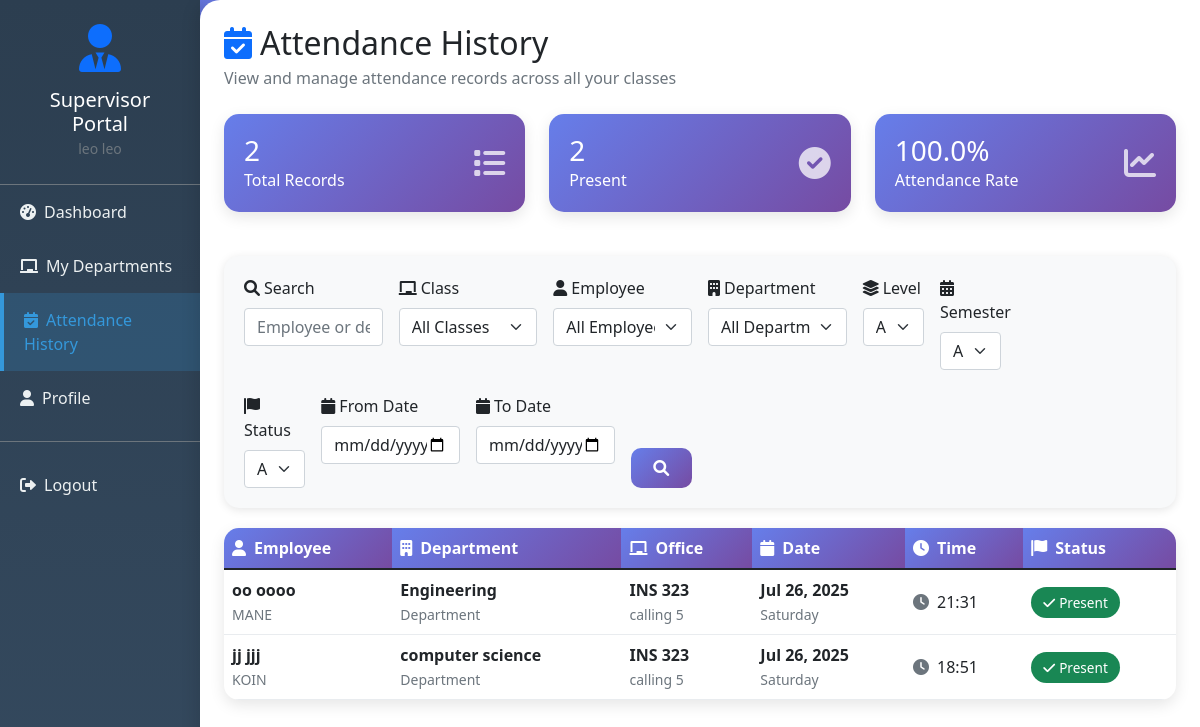
/lecturer/attendance-history/ (signed in), run on an earlier commit of the app's database.
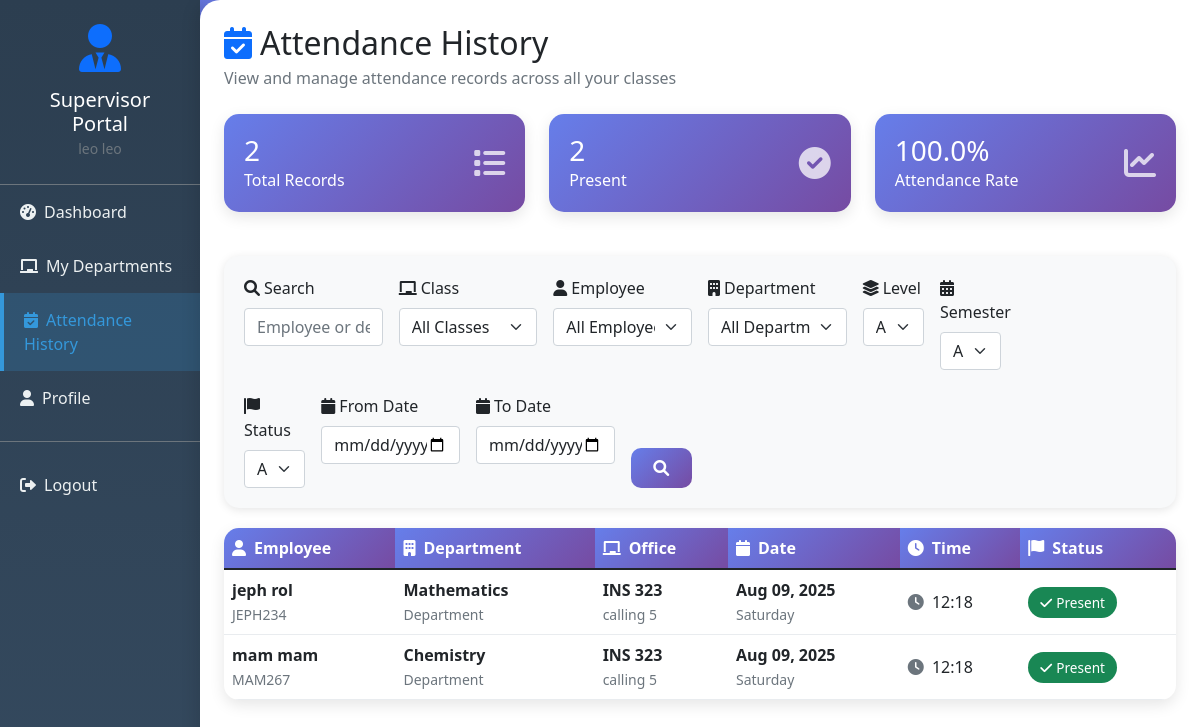
And on a later commit of the database.
### attendance/models.py (models this page shows, shortened)
class Attendance(models.Model):
    ATTENDANCE_STATUS_CHOICES = [
        ('present', 'Present'),
        ('absent', 'Absent'),
        ('late', 'Late'),
    ]
    student = models.ForeignKey(Student, on_delete=models.CASCADE, related_name='attendance_records', null = True)
    class_attended = models.ForeignKey(Class, on_delete=models.CASCADE, related_name='attendance_records')
    date = models.DateField(default=timezone.now)
    timestamp = models.DateTimeField(auto_now_add=True)
    status = models.CharField(max_length=10, choices=ATTENDANCE_STATUS_CHOICES, default='present')
    recognition_confidence = models.FloatField(null=True, blank=True)
    marked_by_recognition = models.BooleanField(default=True)
    attendance_image = models.CharField(max_length=255, blank=True, null=True, help_text="Filename of captured attendance image")
    notes = models.TextField(blank=True)
    class Meta:
        unique_together = ['student', 'class_attended', 'date']
        ordering = ['-timestamp']

class Student(models.Model):
    SEMESTER_CHOICES = [
        ('1', 'First Semester'),
        ('2', 'Second Semester'),
    ]
    user = models.OneToOneField('CustomUser', on_delete=models.CASCADE, related_name='student_profile', null = True)
    student_id = models.CharField(max_length=20, unique=True)
    enrolled_classes = models.ManyToManyField(Class, related_name='students', blank=True)
    year_of_study = models.CharField(max_length=20, blank=True)
    department = models.ForeignKey(Department, on_delete=models.CASCADE, related_name='students', null=True, blank=True)
    level = models.ForeignKey(Level, on_delete=models.CASCADE, related_name='students', null=True, blank=True)
    semester = models.CharField(max_length=1, choices=SEMESTER_CHOICES, blank=True)
    phone = models.CharField(max_length=20, blank=True)
    created_at = models.DateTimeField(auto_now_add=True)
    is_active = models.BooleanField(default=True)
    class Meta:
        ordering = ['student_id']
    @property
    def phone(self):
        return self.user.phone

class CustomUser(AbstractUser):
    POSITION_CHOICES = [
        ('student', 'Student'),
        ('lecturer', 'Lecturer'),
    ]
    position = models.CharField(
        max_length=10,
        choices=POSITION_CHOICES,
        default='student',
        help_text='User position in the system'
    )
    phone = models.CharField(max_length=20, blank=True, null=True)
    student_id = models.CharField(max_length=20, blank=True, null=True, unique=True)

class Department(models.Model):
    name = models.CharField(max_length=100, unique=True, null = True)
    description = models.TextField(blank=True, null = True)
    created_at = models.DateTimeField(auto_now_add=True)
    class Meta:
        verbose_name_plural = "Departments"
        ordering = ['name']

class Class(models.Model):
    name = models.CharField(max_length=100, unique=True)
    code = models.CharField(max_length=20, unique=True)
    description = models.TextField(blank=True)
    instructor = models.ForeignKey('CustomUser', on_delete=models.CASCADE, related_name='taught_classes', limit_choices_to={'position': 'lecturer'})
    created_at = models.DateTimeField(auto_now_add=True)
    is_active = models.BooleanField(default=True)
    class Meta:
        verbose_name_plural = "Classes"
        ordering = ['name']

### attendance/views.py (the view, shortened to what this page needs)
# urls.py: path('lecturer/attendance-history/', views.lecturer_attendance_history, name='lecturer_attendance_history'),
@login_required
def lecturer_attendance_history(request):
    try:
        if not request.user.is_staff:
            messages.error(request, 'Access denied. Lecturer privileges required.')
            return redirect('student_dashboard')
        search_query = request.GET.get('search', '').strip()
        class_filter = request.GET.get('class_filter', '')
        status_filter = request.GET.get('status_filter', '')
        date_from = request.GET.get('date_from', '')
        date_to = request.GET.get('date_to', '')
        student_filter = request.GET.get('student_filter', '')
        department_filter = request.GET.get('department_filter', '')
        level_filter = request.GET.get('level_filter', '')
        semester_filter = request.GET.get('semester_filter', '')
        attendance_records = Attendance.objects.filter(
            class_attended__instructor=request.user
        ).select_related('student', 'class_attended').order_by('-date', '-timestamp')
        if class_filter:
            attendance_records = attendance_records.filter(class_attended__id=class_filter)
        if status_filter:
            attendance_records = attendance_records.filter(status=status_filter)
        if student_filter:
            attendance_records = attendance_records.filter(student__id=student_filter)
        if department_filter:
            attendance_records = attendance_records.filter(student__department__id=department_filter)
        if level_filter:
            attendance_records = attendance_records.filter(student__level__id=level_filter)
        if semester_filter:
            attendance_records = attendance_records.filter(student__semester=semester_filter)
        if date_from:
            try:
                from_date = timezone.datetime.strptime(date_from, '%Y-%m-%d').date()
                attendance_records = attendance_records.filter(date__gte=from_date)
            except ValueError:
                pass
        if date_to:
            try:
                to_date = timezone.datetime.strptime(date_to, '%Y-%m-%d').date()
                attendance_records = attendance_records.filter(date__lte=to_date)
            except ValueError:
                pass
        lecturer_classes = Class.objects.filter(
            instructor=request.user,
            is_active=True
        ).order_by('code')
        lecturer_students = Student.objects.filter(
            enrolled_classes__instructor=request.user,
            is_active=True
        ).distinct().order_by('user__first_name', 'user__last_name')
        departments = Department.objects.filter(
            students__enrolled_classes__instructor=request.user
        ).distinct().order_by('name')
        levels = Level.objects.filter(
            students__enrolled_classes__instructor=request.user
        ).distinct().order_by('code')
        semester_choices = Student.SEMESTER_CHOICES
        departments = Department.objects.filter(
            students__enrolled_classes__instructor=request.user
        ).distinct().order_by('name')
        levels = Level.objects.filter(
            students__enrolled_classes__instructor=request.user
        ).distinct().order_by('code')
        semester_choices = Student.SEMESTER_CHOICES
        total_records = attendance_records.count()
        present_count = attendance_records.filter(status='present').count()
        late_count = attendance_records.filter(status='late').count()
        absent_count = attendance_records.filter(status='absent').count()
        attendance_rate = round((present_count / total_records * 100), 1) if total_records > 0 else 0
        context = {
            'lecturer': request.user,
            'attendance_records': attendance_records,
            'lecturer_classes': lecturer_classes,
            'lecturer_students': lecturer_students,
            'departments': departments,
            'levels': levels,
            'semester_choices': semester_choices,
            'search_query': search_query,
            'class_filter': class_filter,
            'status_filter': status_filter,
            'student_filter': student_filter,
            'department_filter': department_filter,
            'level_filter': level_filter,
            'semester_filter': semester_filter,
            'date_from': date_from,
            'date_to': date_to,
            'total_records': total_records,
            'present_count': present_count,
            'late_count': late_count,
            'absent_count': absent_count,
            'attendance_rate': attendance_rate,
        }
        return render(request, 'attendance/lecturer_attendance_history.html', context)
    except Exception as e:
        messages.error(request, f'Error loading attendance history: {str(e)}')
        return redirect('lecturer_dashboard')

### templates/attendance/lecturer_attendance_history.html (shortened to what the changed rows need)
<!DOCTYPE html>
<html lang="en">
<head>
    <link href="https://cdn.jsdelivr.net/npm/bootstrap@5.1.3/dist/css/bootstrap.min.css" rel="stylesheet">
    <link href="https://cdnjs.cloudflare.com/ajax/libs/font-awesome/6.0.0/css/all.min.css" rel="stylesheet">
</head>
<body>
    <div class="container-fluid">
        <div class="row">
            <div class="col-md-9 col-lg-10 px-0">
                <div class="main-content p-4">
                    <div class="d-flex justify-content-between align-items-center mb-4">
                        <div>
                            <h2 class="mb-1">
                                <i class="fas fa-calendar-check me-2 text-primary"></i>Attendance History
                            </h2>
                        </div>
                    </div>
                    <div class="table-container">
                        {% if attendance_records %}
                            <div class="table-responsive">
                                <table class="table table-hover mb-0">
                                    <thead>
                                        <tr>
                                            <th><i class="fas fa-user me-2"></i>Employee</th>
                                            <th><i class="fas fa-building me-2"></i>Department</th>
                                            <th><i class="fas fa-chalkboard me-2"></i>Office</th>
                                            <th><i class="fas fa-calendar me-2"></i>Date</th>
                                            <th><i class="fas fa-clock me-2"></i>Time</th>
                                            <th><i class="fas fa-flag me-2"></i>Status</th>
                                        </tr>
                                    </thead>
                                    <tbody>
                                        {% for record in attendance_records %}
                                        <tr>
                                            <td>
                                                <div>
                                                    <strong>{{ record.student.user.get_full_name|default:record.student.user.username }}</strong><br>
                                                    <small class="text-muted">{{ record.student.student_id }}</small>
                                                </div>
                                            </td>
                                            <td>
                                                <div>
                                                    <strong>{{ record.student.department.name|default:"N/A" }}</strong><br>
                                                    <small class="text-muted">Department</small>
                                                </div>
                                            </td>
                                            <td>
                                                <div>
                                                    <strong>{{ record.class_attended.code }}</strong><br>
                                                    <small class="text-muted">{{ record.class_attended.name|truncatechars:25 }}</small>
                                                </div>
                                            </td>
                                            <td>
                                                <span class="fw-bold">{{ record.date|date:"M d, Y" }}</span><br>
                                                <small class="text-muted">{{ record.date|date:"l" }}</small>
                                            </td>
                                            <td>
                                                <i class="fas fa-clock text-muted me-1"></i>
                                                {{ record.timestamp|time:"H:i" }}
                                            </td>
                                            <td>
                                                {% if record.status == 'present' %}
                                                    <span class="status-badge bg-success text-white">
                                                        <i class="fas fa-check me-1"></i>Present
                                                    </span>
                                                {% elif record.status == 'late' %}
                                                    <span class="status-badge bg-warning text-dark">
                                                        <i class="fas fa-clock me-1"></i>Late
                                                    </span>
                                                {% else %}
                                                    <span class="status-badge bg-danger text-white">
                                                        <i class="fas fa-times me-1"></i>Absent
                                                    </span>
                                                {% endif %}
                                            </td>
                                        </tr>
                                        {% endfor %}
                                    </tbody>
                                </table>
                            </div>
                        {% endif %}
                    </div>
                </div>
            </div>
        </div>
    </div>
</body>
</html>

What changed in the data, as far as the page shows it:
removed Attendance: student.user.get_full_name "oo oooo", student.student_id "MANE", student.department.name "Engineering", class_attended.code "INS 323", class_attended.name "calling 5", date "Jul 26, 2025", date "Saturday", timestamp "21:31", status "present" (drawn)
removed Attendance: student.user.get_full_name "jj jjj", student.student_id "KOIN", student.department.name "computer science", class_attended.code "INS 323", class_attended.name "calling 5", date "Jul 26, 2025", date "Saturday", timestamp "18:51", status "present" (drawn)
added Attendance: student.user.get_full_name "jeph rol", student.student_id "JEPH234", student.department.name "Mathematics", class_attended.code "INS 323", class_attended.name "calling 5", date "Aug 09, 2025", date "Saturday", timestamp "12:18", status "present" (drawn)
added Attendance: student.user.get_full_name "mam mam", student.student_id "MAM267", student.department.name "Chemistry", class_attended.code "INS 323", class_attended.name "calling 5", date "Aug 09, 2025", date "Saturday", timestamp "12:18", status "present" (drawn)
